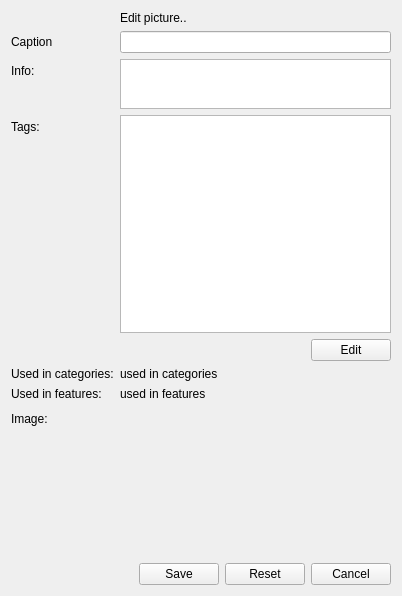
<?xml version="1.0" encoding="UTF-8"?>
<ui version="4.0">
 <class>dummy</class>
 <widget class="QWidget" name="dummy">
  <property name="geometry">
   <rect>
    <x>0</x>
    <y>0</y>
    <width>402</width>
    <height>596</height>
   </rect>
  </property>
  <property name="windowTitle">
   <string>Edit picture</string>
  </property>
  <property name="action" stdset="0">
   <string notr="true">PictureRequest picture {id={id}}</string>
  </property>
  <property name="answer" stdset="0">
   <string>Picture dummy {picture{id={main.id}; caption{{main.caption}}; info{{main.info}}; image{{main.image.base64}}; height{{?}}; width{{?}}; size{{?}}; tags{{?}}; used_categories{{main.used_categories}}; used_features{{main.used_features}}; used_manufacturers {{main.used_manufacturers}}; used_components {{main.used_components}} }; tagwrap[] {id={?};tag{{?}}}}</string>
  </property>
  <layout class="QFormLayout" name="formLayout">
   <property name="fieldGrowthPolicy">
    <enum>QFormLayout::AllNonFixedFieldsGrow</enum>
   </property>
   <item row="1" column="0">
    <widget class="QLabel" name="label_caption">
     <property name="text">
      <string>Caption</string>
     </property>
     <property name="buddy">
      <cstring>caption</cstring>
     </property>
    </widget>
   </item>
   <item row="1" column="1">
    <widget class="QLineEdit" name="caption">
     <property name="initialFocus" stdset="0">
      <bool>true</bool>
     </property>
    </widget>
   </item>
   <item row="2" column="0">
    <widget class="QLabel" name="label_info">
     <property name="text">
      <string>Info:</string>
     </property>
     <property name="buddy">
      <cstring>info</cstring>
     </property>
    </widget>
   </item>
   <item row="2" column="1">
    <widget class="QPlainTextEdit" name="info">
     <property name="maximumSize">
      <size>
       <width>16777215</width>
       <height>50</height>
      </size>
     </property>
    </widget>
   </item>
   <item row="3" column="0">
    <widget class="QLabel" name="label_tag">
     <property name="text">
      <string>Tags:</string>
     </property>
    </widget>
   </item>
   <item row="3" column="1">
    <widget class="QListWidget" name="tags">
     <property name="horizontalScrollBarPolicy">
      <enum>Qt::ScrollBarAlwaysOff</enum>
     </property>
     <property name="selectionMode">
      <enum>QAbstractItemView::SingleSelection</enum>
     </property>
     <property name="flow">
      <enum>QListView::LeftToRight</enum>
     </property>
     <property name="isWrapping" stdset="0">
      <bool>true</bool>
     </property>
     <property name="action" stdset="0">
      <string>PictureTagSetRequest tags {id = {main.id}}</string>
     </property>
     <property name="action:add_tag" stdset="0">
      <string>TagSetRequest tags { tag [] { id = {tag_select.tag.selected}}}</string>
     </property>
     <property name="dataslot" stdset="0">
      <string>add_tag ({main.widgetid}_tag)</string>
     </property>
     <property name="link:tag_select" stdset="0">
      <string>{main.widgetid}_tag</string>
     </property>
     <property name="synonym:tag" stdset="0">
      <string>item</string>
     </property>
     <property name="synonym:name" stdset="0">
      <string/>
     </property>
    </widget>
   </item>
   <item row="4" column="1">
    <layout class="QHBoxLayout" name="horizontalLayout_2">
     <item>
      <spacer name="horizontalSpacer_2">
       <property name="orientation">
        <enum>Qt::Horizontal</enum>
       </property>
       <property name="sizeHint" stdset="0">
        <size>
         <width>40</width>
         <height>20</height>
        </size>
       </property>
      </spacer>
     </item>
     <item>
      <widget class="QPushButton" name="add_edit_button">
       <property name="text">
        <string>Edit</string>
       </property>
       <property name="form" stdset="0">
        <string>tag_select?widgetid={main.widgetid}_tag&amp;tag.selected={tags.id}</string>
       </property>
      </widget>
     </item>
    </layout>
   </item>
   <item row="7" column="0">
    <widget class="QLabel" name="label_image">
     <property name="text">
      <string>Image:</string>
     </property>
    </widget>
   </item>
   <item row="7" column="1">
    <widget class="PictureChooser" name="image">
     <property name="minimumSize">
      <size>
       <width>0</width>
       <height>150</height>
      </size>
     </property>
     <property name="global:lastPictureDir" stdset="0">
      <string notr="true">_w_state</string>
     </property>
    </widget>
   </item>
   <item row="9" column="0" colspan="2">
    <layout class="QHBoxLayout" name="horizontalLayout_2">
     <item>
      <spacer name="horizontalSpacer">
       <property name="orientation">
        <enum>Qt::Horizontal</enum>
       </property>
       <property name="sizeHint" stdset="0">
        <size>
         <width>40</width>
         <height>20</height>
        </size>
       </property>
      </spacer>
     </item>
     <item>
      <widget class="QPushButton" name="save">
       <property name="text">
        <string>Save</string>
       </property>
       <property name="action" stdset="0">
        <string notr="true">updatePicture picture {id={main.id}; caption{{main.caption}}; info {{main.info}}; tagwrap { tag[] {id={main.tags.item.id}}}; image {size={main.image.size}; {main.image.base64}}}</string>
       </property>
       <property name="form" stdset="0">
        <string notr="true">_CLOSE_</string>
       </property>
       <property name="datasignal:clicked" stdset="0">
        <string>picture</string>
       </property>
      </widget>
     </item>
     <item>
      <widget class="QPushButton" name="reset">
       <property name="text">
        <string>Reset</string>
       </property>
       <property name="form" stdset="0">
        <string notr="true">_RESET_</string>
       </property>
      </widget>
     </item>
     <item>
      <widget class="QPushButton" name="cancel">
       <property name="text">
        <string>Cancel</string>
       </property>
       <property name="form" stdset="0">
        <string notr="true">_CLOSE_</string>
       </property>
      </widget>
     </item>
    </layout>
   </item>
   <item row="5" column="0">
    <widget class="QLabel" name="label_used_in_categories">
     <property name="text">
      <string>Used in categories:</string>
     </property>
    </widget>
   </item>
   <item row="6" column="0">
    <widget class="QLabel" name="label_used_in_features">
     <property name="text">
      <string>Used in features:</string>
     </property>
    </widget>
   </item>
   <item row="5" column="1">
    <widget class="QLabel" name="used_categories">
     <property name="text">
      <string>used in categories</string>
     </property>
    </widget>
   </item>
   <item row="6" column="1">
    <widget class="QLabel" name="used_features">
     <property name="text">
      <string>used in features</string>
     </property>
    </widget>
   </item>
   <item row="0" column="0">
    <widget class="QLabel" name="label">
     <property name="text">
      <string/>
     </property>
     <property name="pixmap">
      <pixmap resource="../configurator.qrc">:/images/picture_edit.png</pixmap>
     </property>
    </widget>
   </item>
   <item row="0" column="1">
    <widget class="QLabel" name="label_2">
     <property name="text">
      <string>Edit picture..</string>
     </property>
    </widget>
   </item>
  </layout>
 </widget>
 <customwidgets>
  <customwidget>
   <class>PictureChooser</class>
   <extends>QWidget</extends>
   <header>PictureChooser.hpp</header>
  </customwidget>
 </customwidgets>
 <tabstops>
  <tabstop>caption</tabstop>
  <tabstop>info</tabstop>
  <tabstop>image</tabstop>
  <tabstop>save</tabstop>
  <tabstop>reset</tabstop>
  <tabstop>cancel</tabstop>
 </tabstops>
 <resources>
  <include location="../configurator.qrc"/>
  <include location="../configurator.qrc"/>
 </resources>
 <connections/>
</ui>
